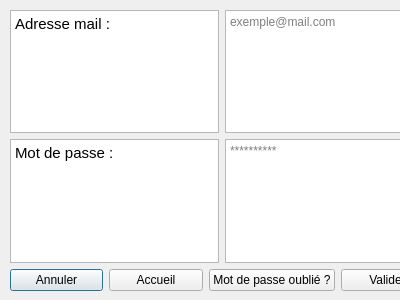
<?xml version="1.0" encoding="UTF-8"?>
<ui version="4.0">
 <class>Connexion</class>
 <widget class="QDialog" name="Connexion">
  <property name="geometry">
   <rect>
    <x>0</x>
    <y>0</y>
    <width>400</width>
    <height>300</height>
   </rect>
  </property>
  <property name="windowTitle">
   <string>Dialog</string>
  </property>
  <widget class="QWidget" name="verticalLayoutWidget_3">
   <property name="geometry">
    <rect>
     <x>10</x>
     <y>10</y>
     <width>424</width>
     <height>281</height>
    </rect>
   </property>
   <layout class="QVBoxLayout" name="verticalLayout_5">
    <item>
     <layout class="QVBoxLayout" name="verticalLayout">
      <item>
       <layout class="QHBoxLayout" name="horizontalLayout">
        <item>
         <widget class="QTextBrowser" name="textBrowser">
          <property name="html">
           <string>&lt;!DOCTYPE HTML PUBLIC &quot;-//W3C//DTD HTML 4.0//EN&quot; &quot;http://www.w3.org/TR/REC-html40/strict.dtd&quot;&gt;
&lt;html&gt;&lt;head&gt;&lt;meta name=&quot;qrichtext&quot; content=&quot;1&quot; /&gt;&lt;style type=&quot;text/css&quot;&gt;
p, li { white-space: pre-wrap; }
&lt;/style&gt;&lt;/head&gt;&lt;body style=&quot; font-family:'Ubuntu'; font-size:10pt; font-weight:400; font-style:normal;&quot;&gt;
&lt;p style=&quot; margin-top:0px; margin-bottom:0px; margin-left:0px; margin-right:0px; -qt-block-indent:0; text-indent:0px;&quot;&gt;&lt;span style=&quot; font-size:11pt;&quot;&gt;Adresse mail :&lt;/span&gt;&lt;/p&gt;&lt;/body&gt;&lt;/html&gt;</string>
          </property>
         </widget>
        </item>
        <item>
         <widget class="QTextEdit" name="adresse_mail">
          <property name="html">
           <string>&lt;!DOCTYPE HTML PUBLIC &quot;-//W3C//DTD HTML 4.0//EN&quot; &quot;http://www.w3.org/TR/REC-html40/strict.dtd&quot;&gt;
&lt;html&gt;&lt;head&gt;&lt;meta name=&quot;qrichtext&quot; content=&quot;1&quot; /&gt;&lt;style type=&quot;text/css&quot;&gt;
p, li { white-space: pre-wrap; }
&lt;/style&gt;&lt;/head&gt;&lt;body style=&quot; font-family:'Ubuntu'; font-size:10pt; font-weight:400; font-style:normal;&quot;&gt;
&lt;p style=&quot;-qt-paragraph-type:empty; margin-top:0px; margin-bottom:0px; margin-left:0px; margin-right:0px; -qt-block-indent:0; text-indent:0px; font-size:11pt;&quot;&gt;&lt;br /&gt;&lt;/p&gt;&lt;/body&gt;&lt;/html&gt;</string>
          </property>
          <property name="placeholderText">
           <string>exemple@mail.com</string>
          </property>
         </widget>
        </item>
       </layout>
      </item>
     </layout>
    </item>
    <item>
     <layout class="QVBoxLayout" name="verticalLayout_2">
      <item>
       <layout class="QHBoxLayout" name="horizontalLayout_2">
        <item>
         <widget class="QTextBrowser" name="textBrowser_2">
          <property name="html">
           <string>&lt;!DOCTYPE HTML PUBLIC &quot;-//W3C//DTD HTML 4.0//EN&quot; &quot;http://www.w3.org/TR/REC-html40/strict.dtd&quot;&gt;
&lt;html&gt;&lt;head&gt;&lt;meta name=&quot;qrichtext&quot; content=&quot;1&quot; /&gt;&lt;style type=&quot;text/css&quot;&gt;
p, li { white-space: pre-wrap; }
&lt;/style&gt;&lt;/head&gt;&lt;body style=&quot; font-family:'Ubuntu'; font-size:10pt; font-weight:400; font-style:normal;&quot;&gt;
&lt;p style=&quot; margin-top:0px; margin-bottom:0px; margin-left:0px; margin-right:0px; -qt-block-indent:0; text-indent:0px;&quot;&gt;&lt;span style=&quot; font-size:11pt;&quot;&gt;Mot de passe : &lt;/span&gt;&lt;/p&gt;&lt;/body&gt;&lt;/html&gt;</string>
          </property>
         </widget>
        </item>
        <item>
         <widget class="QTextEdit" name="mot_de_passe">
          <property name="html">
           <string>&lt;!DOCTYPE HTML PUBLIC &quot;-//W3C//DTD HTML 4.0//EN&quot; &quot;http://www.w3.org/TR/REC-html40/strict.dtd&quot;&gt;
&lt;html&gt;&lt;head&gt;&lt;meta name=&quot;qrichtext&quot; content=&quot;1&quot; /&gt;&lt;style type=&quot;text/css&quot;&gt;
p, li { white-space: pre-wrap; }
&lt;/style&gt;&lt;/head&gt;&lt;body style=&quot; font-family:'Ubuntu'; font-size:10pt; font-weight:400; font-style:normal;&quot;&gt;
&lt;p style=&quot;-qt-paragraph-type:empty; margin-top:0px; margin-bottom:0px; margin-left:0px; margin-right:0px; -qt-block-indent:0; text-indent:0px; font-size:11pt;&quot;&gt;&lt;br /&gt;&lt;/p&gt;&lt;/body&gt;&lt;/html&gt;</string>
          </property>
          <property name="placeholderText">
           <string>**********</string>
          </property>
         </widget>
        </item>
       </layout>
      </item>
     </layout>
    </item>
    <item>
     <layout class="QHBoxLayout" name="horizontalLayout_3">
      <item>
       <widget class="QPushButton" name="annuler">
        <property name="text">
         <string>Annuler</string>
        </property>
       </widget>
      </item>
      <item>
       <widget class="QPushButton" name="creer_un_compte">
        <property name="text">
         <string>Accueil</string>
        </property>
       </widget>
      </item>
      <item>
       <widget class="QPushButton" name="mdp_oublie">
        <property name="text">
         <string>Mot de passe oublié ?</string>
        </property>
       </widget>
      </item>
      <item>
       <widget class="QPushButton" name="valider">
        <property name="text">
         <string>Valider</string>
        </property>
       </widget>
      </item>
     </layout>
    </item>
   </layout>
  </widget>
 </widget>
 <resources/>
 <connections/>
</ui>
